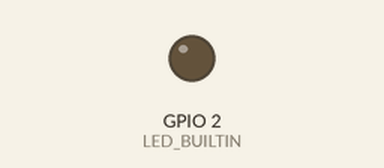
Simulated run of this sketch. Board: ESP8266 (NodeMCU). Shown: output pins drawn as LEDs (lit = HIGH, except the on-board LED, lit = LOW). WiFi joins after 1.5 s; servers stay silent unless stated; what the sketch prints to the serial monitor is not drawn.

Above: at 0.1 s.
At 1.6 s:
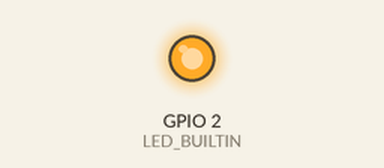
Timing chart, 0 to 3.1 s (numbered marks = the images above):
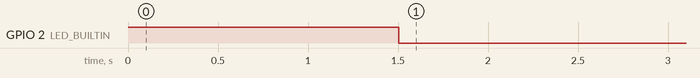

The sketch:

esp8266-wifi-connection.ino
```cpp
#include <ESP8266WiFi.h>

/* Set these to your desired credentials. */
const char* ssid = "REPLACE_WITH_YOUR_SSID";
const char* password = "REPLACE_WITH_YOUR_PASSWORD";

void setup() {

  pinMode(LED_BUILTIN,OUTPUT);
  digitalWrite(LED_BUILTIN,HIGH);

  Serial.begin(115200);
  Serial.println();
  Serial.print("Wifi connecting to ");
  Serial.println( ssid );

  WiFi.begin(ssid,password);

  Serial.println();
  Serial.print("Connecting");

  while( WiFi.status() != WL_CONNECTED ){
      delay(500);
      Serial.print(".");
  }

  digitalWrite( LED_BUILTIN , LOW);
  Serial.println();

  Serial.println("Wifi Connected Success!");
  Serial.print("NodeMCU IP Address : ");
  Serial.println(WiFi.localIP() );

}

void loop() {
  // put your main code here, to run repeatedly:

}
```
